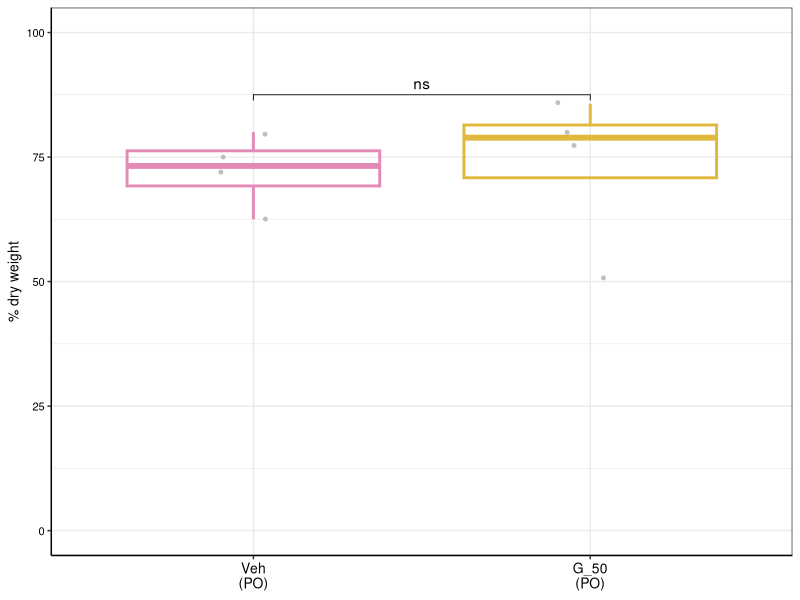
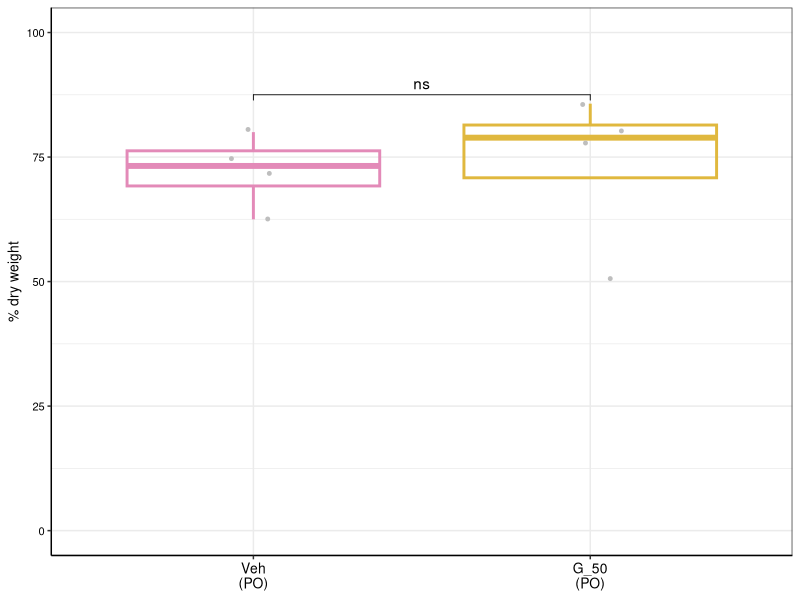

The R source for these figures, in order:
## ---- chunk 1
library(dplyr)
library(ggplot2)
library(readxl)
library(ggpubr)
## ---- chunk 2
dryweight <- read_excel("Female cohort - PO/Data to plot - female cohort.xlsx", sheet = "% dry weight")
dryweight$`Mouse group` <- ifelse(dryweight$`Mouse group` == 'Veh (PO)', 'Veh\n(PO)', 'G_50\n(PO)')
dryweight$`Mouse group` <- factor(dryweight$`Mouse group`,
                                levels = c('Veh\n(PO)',
                                           'G_50\n(PO)'))

dryweight <- dplyr::rename(dryweight, pc_dry_weight=`% dry weight`)
## ---- chunk 3
ggplot(dryweight, aes(x = `Mouse group`, y = pc_dry_weight)) +
  geom_boxplot(aes(color = `Mouse group`), fill = NA, outlier.shape = NA, linewidth = 1) +
  geom_point(color = "grey", position = position_jitter(width = 0.1), size = 1) +
  scale_color_manual(values = c("Veh\n(PO)" = "#E38AB8", "G_50\n(PO)" = "#E0B83E")) +
  stat_compare_means(
    method = "t.test",
    label = "p.signif",
    comparisons = list(c("Veh\n(PO)", "G_50\n(PO)")),
    hide.ns = FALSE
  ) +
  theme_bw() +
  theme(
    legend.position = "none",
    axis.line = element_line(color = "black"),
    axis.text.y = element_text(size = 8, color = "black"),
    axis.text.x = element_text(size = 10, color = "black"),
    axis.title.y = element_text(size = 10, color = "black"),
    axis.title.x = element_blank()
  ) +
  labs(y = "% dry weight") + ylim(0,100)

ggsave("Female cohort - PO/dry_weight.pdf", width = 2, height = 2)
## ---- chunk 4
print(t.test(
  dplyr::filter(dryweight, `Mouse group` == 'Veh\n(PO)')$pc_dry_weight,
  dplyr::filter(dryweight, `Mouse group` == 'G_50\n(PO)')$pc_dry_weight
))
